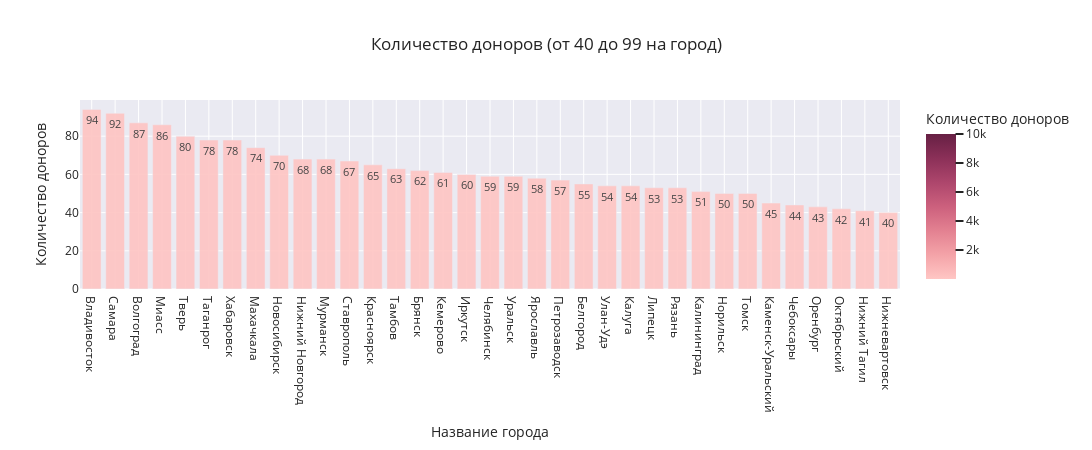

Notebook cell for this chart:
### Markdown cell above
**Комментарии:**
    
- Всего 35 городов, где количество доноров от 40 до 99 человек
- В среднем в выделенной группе городов по 59 доноров, больше всего во Владивостоке - 94, меньше в Нижневартовске - 40

### Code cell
barchart_donor_city_count_medium = px.bar(
    data_frame=donor_city_count_medium,
    y="количество",
    x="город",
    color="количество",
    opacity=0.9,                  
    orientation="v",              
    barmode='relative',               
    color_continuous_scale=px.colors.sequential.Burg,                                
    range_color=[1,10000],                                   
    text='количество',            
    hover_name='город',  
    #hover_data=['количество'],        
    labels={"количество":"Количество доноров", "город":"Название города"},           
    title='Количество доноров (от 40 до 99 на город)', 
    width=1100,                  
    height=450,                   
    template='seaborn',            
)
barchart_donor_city_count_medium

### Figure 1 — Plotly figure (JSON) as saved in the notebook; plotly's stock layout.template omitted (floating-point values rounded to 4 significant figures)
{"data": [{"alignmentgroup": "True", "hovertemplate": "<b>%{hovertext}</b><br><br>Название города=%{x}<br>Количество доноров=%{marker.color}<extra></extra>", "hovertext": ["Владивосток", "Самара", "Волгоград", "Миасс", "Тверь", "Таганрог", "Хабаровск", "Махачкала", "Новосибирск", "Нижний Новгород", "Мурманск", "Ставрополь", "Красноярск", "Тамбов", "Брянск", "Кемерово", "Иркутск", "Челябинск", "Уральск", "Ярославль", "Петрозаводск", "Белгород", "Улан-Удэ", "Калуга", "Липецк", "Рязань", "Калининград", "Норильск", "Томск", "Каменск-Уральский", "Чебоксары", "Оренбург", "Октябрьский", "Нижний Тагил", "Нижневартовск"], "legendgroup": "", "marker": {"color": [94, 92, 87, 86, 80, 78, 78, 74, 70, 68, 68, 67, 65, 63, 62, 61, 60, 59, 59, 58, 57, 55, 54, 54, 53, 53, 51, 50, 50, 45, 44, 43, 42, 41, 40], "coloraxis": "coloraxis", "opacity": 0.9, "pattern": {"shape": ""}}, "name": "", "offsetgroup": "", "orientation": "v", "showlegend": false, "text": [94, 92, 87, 86, 80, 78, 78, 74, 70, 68, 68, 67, 65, 63, 62, 61, 60, 59, 59, 58, 57, 55, 54, 54, 53, 53, 51, 50, 50, 45, 44, 43, 42, 41, 40], "textposition": "auto", "type": "bar", "x": ["Владивосток", "Самара", "Волгоград", "Миасс", "Тверь", "Таганрог", "Хабаровск", "Махачкала", "Новосибирск", "Нижний Новгород", "Мурманск", "Ставрополь", "Красноярск", "Тамбов", "Брянск", "Кемерово", "Иркутск", "Челябинск", "Уральск", "Ярославль", "Петрозаводск", "Белгород", "Улан-Удэ", "Калуга", "Липецк", "Рязань", "Калининград", "Норильск", "Томск", "Каменск-Уральский", "Чебоксары", "Оренбург", "Октябрьский", "Нижний Тагил", "Нижневартовск"], "xaxis": "x", "y": [94, 92, 87, 86, 80, 78, 78, 74, 70, 68, 68, 67, 65, 63, 62, 61, 60, 59, 59, 58, 57, 55, 54, 54, 53, 53, 51, 50, 50, 45, 44, 43, 42, 41, 40], "yaxis": "y"}], "layout": {"barmode": "relative", "coloraxis": {"cmax": 10000, "cmin": 1, "colorbar": {"title": {"text": "Количество доноров"}}, "colorscale": [[0, "rgb(255, 198, 196)"], [0.1667, "rgb(244, 163, 168)"], [0.3333, "rgb(227, 129, 145)"], [0.5, "rgb(204, 96, 125)"], [0.6667, "rgb(173, 70, 108)"], [0.8333, "rgb(139, 48, 88)"], [1, "rgb(103, 32, 68)"]]}, "height": 450, "legend": {"tracegroupgap": 0}, "title": {"text": "Количество доноров (от 40 до 99 на город)"}, "width": 1100, "xaxis": {"anchor": "y", "domain": [0, 1], "title": {"text": "Название города"}}, "yaxis": {"anchor": "x", "domain": [0, 1], "title": {"text": "Количество доноров"}}}}
